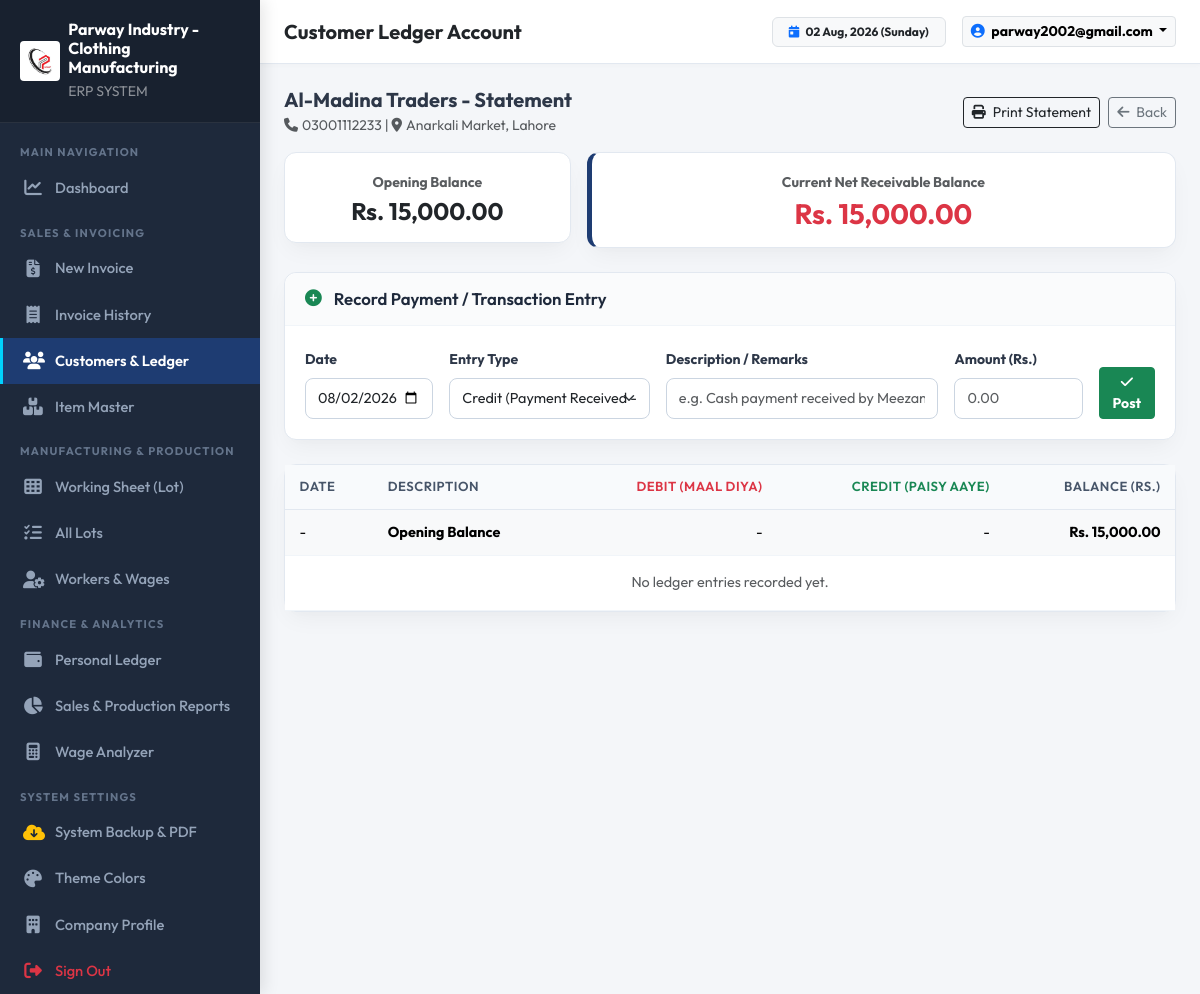
/modules/customers/ledger.php?id=1 (signed in), run on the app's committed database.
### tables this page shows
CREATE TABLE IF NOT EXISTS `settings` (
  `id` INT AUTO_INCREMENT PRIMARY KEY,
  `company_name` VARCHAR(150) NOT NULL DEFAULT 'Parway Industry',
  `logo` VARCHAR(255) DEFAULT '',
  `theme_primary_color` VARCHAR(20) DEFAULT '#2b5876',
  `theme_secondary_color` VARCHAR(20) DEFAULT '#4e4376',
  `address` TEXT,
  `phone` VARCHAR(50) DEFAULT '+92 300 1234567'
);

CREATE TABLE IF NOT EXISTS `customers` (
  `id` INT AUTO_INCREMENT PRIMARY KEY,
  `name` VARCHAR(100) NOT NULL,
  `phone` VARCHAR(30) DEFAULT '',
  `address` TEXT,
  `opening_balance` DECIMAL(12,2) DEFAULT 0.00,
  `created_at` DATETIME DEFAULT CURRENT_TIMESTAMP
);

### config/db.php (called while the page is built, shortened)
<?php
class Database {
    private static $instance = null;
    public static function getInstance() {
        if (self::$instance === null) {
            self::$instance = new Database();
        }
        return self::$instance->pdo;
    }
}
$pdo = Database::getInstance();
$settings = [
    'company_name' => 'Parway Industry',
    'theme_primary_color' => '#1e3c72',
    'theme_secondary_color' => '#2a5298',
    'sidebar_bg_color' => '#1e293b',
    'address' => 'Industrial Area, Faisalabad, Pakistan',
    'phone' => '+92 300 0000000',
    'email' => 'parway2002@gmail.com',
    'logo' => 'assets/uploads/logo/logo.png',
    'currency_symbol' => 'Rs.',
    'invoice_title' => 'SALES INVOICE',
    'invoice_footer_note' => 'Goods once sold are non-refundable. Thank you for your business!',
    'default_work_types' => 'Stitching, Cutting, Overlock, Packing, Pressing, Embroidery, Thread Cutting'
];
try {
    $stmt = $pdo->query("SELECT * FROM settings WHERE id = 1 LIMIT 1");
    $row = $stmt->fetch();
    if ($row) {
        $settings = array_merge($settings, array_filter($row, function($val) { return $val !== null && $val !== ''; }));
    }
} catch (Exception $e) {
}
function base_url($path = '') {
    $protocol = isset($_SERVER['HTTPS']) && $_SERVER['HTTPS'] === 'on' ? "https" : "http";
    $host = $_SERVER['HTTP_HOST'] ?? 'localhost';
    $doc_root = str_replace('\\', '/', $_SERVER['DOCUMENT_ROOT'] ?? '');
    $app_dir = str_replace('\\', '/', dirname(__DIR__));
    $relative = str_replace($doc_root, '', $app_dir);
    return rtrim($protocol . "://" . $host . $relative, '/') . '/' . ltrim($path, '/');
}
function format_rs($amount) {
    global $settings;
    $symbol = !empty($settings['currency_symbol']) ? $settings['currency_symbol'] : 'Rs.';
    return $symbol . ' ' . number_format((float)$amount, 2);
}
function recalculate_customer_balance($customer_id, $pdo = null) {
    $stmt = $pdo->prepare("SELECT opening_balance FROM customers WHERE id = ?");
    $stmt->execute([$customer_id]);
    $customer = $stmt->fetch();
    $running_balance = (float)($customer['opening_balance'] ?? 0);
    $stmt_entries = $pdo->prepare("SELECT id, type, amount FROM customer_ledger WHERE customer_id = ? ORDER BY date ASC, id ASC");
    $stmt_entries->execute([$customer_id]);
    $entries = $stmt_entries->fetchAll();
    return $running_balance;
}

### modules/customers/ledger.php (the view, shortened to what this page needs)
<?php
require_once __DIR__ . '/../../config/db.php';
$customer_id = isset($_GET['id']) ? (int)$_GET['id'] : 0;
$stmt = $pdo->prepare("SELECT * FROM customers WHERE id = ?");
$stmt->execute([$customer_id]);
$current_balance = recalculate_customer_balance($customer_id, $pdo);
require_once __DIR__ . '/../../includes/header.php';
?>
<div class="d-flex justify-content-between align-items-center mb-3 no-print">
  <div>
    <h5 class="fw-bold m-0"><?= htmlspecialchars($customer['name']) ?> - Statement</h5>
    <small class="text-muted"><i class="fa-solid fa-phone me-1"></i><?= htmlspecialchars($customer['phone'] ?: 'N/A') ?> | <i class="fa-solid fa-location-dot me-1"></i><?= htmlspecialchars($customer['address'] ?: 'N/A') ?></small>
  </div>
  <div class="d-flex gap-2">
    <button onclick="window.print()" class="btn btn-outline-dark btn-sm">
      <i class="fa-solid fa-print me-1"></i> Print Statement
    </button>
    <a href="<?= base_url('modules/customers/list.php') ?>" class="btn btn-outline-secondary btn-sm">
      <i class="fa-solid fa-arrow-left me-1"></i> Back
    </a>
  </div>
</div>
<div class="row g-3 mb-4 no-print">
  <div class="col-md-4">
    <div class="card-custom p-3 text-center mb-0">
      <small class="text-muted uppercase fw-bold">Opening Balance</small>
      <h4 class="fw-bold text-dark mt-1 mb-0"><?= format_rs($customer['opening_balance']) ?></h4>
    </div>
  </div>
  <div class="col-md-8">
    <div class="card-custom p-3 text-center mb-0" style="border-left: 5px solid var(--primary-color);">
      <small class="text-muted uppercase fw-bold">Current Net Receivable Balance</small>
      <h3 class="fw-bold mt-1 mb-0 <?= $current_balance > 0 ? 'text-danger' : ($current_balance < 0 ? 'text-success' : 'text-dark') ?>">
        <?= format_rs($current_balance) ?>
      </h3>
    </div>
  </div>
</div>
<div class="card-custom mb-4 no-print">
  <div class="card-custom-header">
    <h6 class="card-custom-title"><i class="fa-solid fa-plus-circle text-success me-1"></i> Record Payment / Transaction Entry</h6>
  </div>
  <div class="card-custom-body">
    <form action="" method="POST" class="row g-3">
      <div class="col-md-2">
        <label class="form-label small fw-bold">Date</label>
        <input type="date" name="date" class="form-control form-control-sm" value="<?= date('Y-m-d') ?>" required>
      </div>
      <div class="col-md-3">
        <label class="form-label small fw-bold">Entry Type</label>
        <select name="type" class="form-select form-select-sm" required>
          <option value="credit" selected>Credit (Payment Received - Cash/Bank)</option>
        </select>
      </div>
      <div class="col-md-4">
        <label class="form-label small fw-bold">Description / Remarks</label>
        <input type="text" name="description" class="form-control form-control-sm" placeholder="e.g. Cash payment received by Meezan Bank" required>
      </div>
      <div class="col-md-2">
        <label class="form-label small fw-bold">Amount (Rs.)</label>
        <input type="number" step="0.01" name="amount" class="form-control form-control-sm" placeholder="0.00" required>
      </div>
      <div class="col-md-1 d-flex align-items-end">
        <button type="submit" class="btn btn-success btn-sm w-100 fw-bold py-1.5"><i class="fa-solid fa-check"></i> Post</button>
      </div>
    </form>
  </div>
</div>
<div class="card-custom">
  <div class="card-custom-body p-0">
    <div class="table-responsive">
      <table class="table table-custom mb-0">
        <thead>
          <tr>
            <th>Date</th>
            <th>Description</th>
            <th class="text-end text-danger">Debit (Maal Diya)</th>
            <th class="text-end text-success">Credit (Paisy Aaye)</th>
            <th class="text-end">Balance (Rs.)</th>
          </tr>
        </thead>
        <tbody>
          <tr class="table-light">
            <td>-</td>
            <td><strong>Opening Balance</strong></td>
            <td class="text-end">-</td>
            <td class="text-end">-</td>
            <td class="text-end fw-bold"><?= format_rs($customer['opening_balance']) ?></td>
          </tr>
          <?php if (empty($entries)): ?>
            <tr><td colspan="5" class="text-center text-muted py-3">No ledger entries recorded yet.</td></tr>
          <?php endif; ?>
        </tbody>
      </table>
    </div>
  </div>
</div>
<?php require_once __DIR__ . '/../../includes/footer.php'; ?>

### includes/sidebar.php
<?php
$current_uri = $_SERVER['REQUEST_URI'] ?? '';
function is_active($page, $current_uri) {
    return (strpos($current_uri, $page) !== false) ? 'active' : '';
}
?>
<aside class="app-sidebar">
  <div class="sidebar-header d-flex align-items-center gap-2">
    <?php if (!empty($settings['logo']) && file_exists(__DIR__ . '/../' . $settings['logo'])): ?>
      <img src="<?= base_url($settings['logo']) ?>" alt="Logo" style="max-height: 40px; width: auto; object-fit: contain; background: #fff; padding: 2px; border-radius: 4px;">
    <?php else: ?>
      <i class="fa-solid fa-shirt brand-icon text-white fs-4"></i>
    <?php endif; ?>
    <div class="brand-text">
      <h6 class="m-0 fw-bold text-white"><?= htmlspecialchars($settings['company_name'] ?? 'PARWAY') ?></h6>
      <small class="text-white-50 uppercase fs-7">ERP SYSTEM</small>
    </div>
  </div>
  <div class="sidebar-menu">
    <div class="menu-label">Main Navigation</div>
    <ul class="list-unstyled m-0 p-0">
      <li>
        <a href="<?= base_url('modules/dashboard/index.php') ?>" class="<?= is_active('dashboard/index.php', $current_uri) ?>">
          <i class="fa-solid fa-chart-line"></i>
          <span>Dashboard</span>
        </a>
      </li>
    </ul>
    <div class="menu-label">Sales & Invoicing</div>
    <ul class="list-unstyled m-0 p-0">
      <li>
        <a href="<?= base_url('modules/invoice/create.php') ?>" class="<?= is_active('invoice/create.php', $current_uri) ?>">
          <i class="fa-solid fa-file-invoice-dollar"></i>
          <span>New Invoice</span>
        </a>
      </li>
      <li>
        <a href="<?= base_url('modules/invoice/list.php') ?>" class="<?= is_active('invoice/list.php', $current_uri) ?>">
          <i class="fa-solid fa-receipt"></i>
          <span>Invoice History</span>
        </a>
      </li>
      <li>
        <a href="<?= base_url('modules/customers/list.php') ?>" class="<?= is_active('customers/', $current_uri) ?>">
          <i class="fa-solid fa-users"></i>
          <span>Customers & Ledger</span>
        </a>
      </li>
      <li>
        <a href="<?= base_url('modules/items/list.php') ?>" class="<?= is_active('items/list.php', $current_uri) ?>">
          <i class="fa-solid fa-boxes-stacked"></i>
          <span>Item Master</span>
        </a>
      </li>
    </ul>
    <div class="menu-label">Manufacturing & Production</div>
    <ul class="list-unstyled m-0 p-0">
      <li>
        <a href="<?= base_url('modules/working_sheet/lot_entry.php') ?>" class="<?= is_active('lot_entry.php', $current_uri) ?>">
          <i class="fa-solid fa-table-cells"></i>
          <span>Working Sheet (Lot)</span>
        </a>
      </li>
      <li>
        <a href="<?= base_url('modules/working_sheet/lot_list.php') ?>" class="<?= is_active('lot_list.php', $current_uri) ?>">
          <i class="fa-solid fa-list-check"></i>
          <span>All Lots</span>
        </a>
      </li>
      <li>
        <a href="<?= base_url('modules/workers/list.php') ?>" class="<?= is_active('workers/', $current_uri) ?>">
          <i class="fa-solid fa-user-gear"></i>
          <span>Workers & Wages</span>
        </a>
      </li>
    </ul>
    <div class="menu-label">Finance & Analytics</div>
    <ul class="list-unstyled m-0 p-0">
      <li>
        <a href="<?= base_url('modules/personal_ledger/index.php') ?>" class="<?= is_active('personal_ledger/', $current_uri) ?>">
          <i class="fa-solid fa-wallet"></i>
          <span>Personal Ledger</span>
        </a>
      </li>
      <li>
        <a href="<?= base_url('modules/reports/daily.php') ?>" class="<?= is_active('reports/daily.php', $current_uri) ?>">
          <i class="fa-solid fa-chart-pie"></i>
          <span>Sales & Production Reports</span>
        </a>
      </li>
      <li>
        <a href="<?= base_url('modules/reports/wage_analyzer.php') ?>" class="<?= is_active('reports/wage_analyzer.php', $current_uri) ?>">
          <i class="fa-solid fa-calculator"></i>
          <span>Wage Analyzer</span>
        </a>
      </li>
    </ul>
    <div class="menu-label">System Settings</div>
    <ul class="list-unstyled m-0 p-0">
      <li>
        <a href="<?= base_url('modules/settings/backup.php') ?>" class="<?= is_active('settings/backup.php', $current_uri) ?>">
          <i class="fa-solid fa-cloud-arrow-down text-warning"></i>
          <span>System Backup & PDF</span>
        </a>
      </li>
      <li>
        <a href="<?= base_url('modules/settings/theme.php') ?>" class="<?= is_active('settings/theme.php', $current_uri) ?>">
          <i class="fa-solid fa-palette"></i>
          <span>Theme Colors</span>
        </a>
      </li>
      <li>
        <a href="<?= base_url('modules/settings/company_info.php') ?>" class="<?= is_active('settings/company_info.php', $current_uri) ?>">
          <i class="fa-solid fa-building"></i>
          <span>Company Profile</span>
        </a>
      </li>
      <li>
        <a href="<?= base_url('logout.php') ?>" class="text-danger">
          <i class="fa-solid fa-right-from-bracket"></i>
          <span>Sign Out</span>
        </a>
      </li>
    </ul>
  </div>
</aside>

### assets/css/style.css (style rules this page uses)
:root { --primary-color: #1e3c72; --secondary-color: #2a5298; --accent-color: #00d2ff; --sidebar-bg: #1e293b; --sidebar-text: #94a3b8; --sidebar-active-bg: rgba(255, 255, 255, 0.12); --card-shadow: 0 10px 25px -5px rgba(0, 0, 0, 0.05), 0 8px 10px -6px rgba(0, 0, 0, 0.01); }
body { font-family: 'Outfit', -apple-system, BlinkMacSystemFont, "Segoe UI", Roboto, sans-serif; background: #f4f6f9; color: #2d3748; min-height: 100vh; margin: 0; }
.app-sidebar { width: 260px; background: var(--sidebar-bg); color: #fff; flex-shrink: 0; display: flex; flex-direction: column; transition: all 0.3s ease; z-index: 1045; box-shadow: 4px 0 15px rgba(0,0,0,0.1); }
.sidebar-header { padding: 1.25rem 1.25rem; background: rgba(0,0,0,0.2); border-bottom: 1px solid rgba(255,255,255,0.08); }
.sidebar-menu, .sidebar-menu ul, .sidebar-menu li { list-style: none !important; list-style-type: none !important; padding: 0 !important; margin: 0 !important; }
.sidebar-menu { flex: 1; overflow-y: auto; padding-top: 0.5rem !important; }
.sidebar-menu .menu-label { padding: 0.85rem 1.25rem 0.25rem; font-size: 0.7rem; text-transform: uppercase; letter-spacing: 1.2px; color: #64748b; font-weight: 700; }
.sidebar-menu a { display: flex; align-items: center; gap: 0.75rem; padding: 0.75rem 1.25rem; color: var(--sidebar-text); text-decoration: none; font-weight: 500; font-size: 0.92rem; transition: all 0.2s ease; border-left: 3px solid transparent; }
.sidebar-menu a.active { color: #fff; background: var(--primary-color); border-left-color: var(--accent-color); font-weight: 600; }
.sidebar-menu a i { width: 20px; text-align: center; font-size: 1.1rem; }
.card-custom { background: #fff; border: 1px solid #e2e8f0; border-radius: 12px; box-shadow: var(--card-shadow); margin-bottom: 1.5rem; }
.card-custom-header { padding: 1rem 1.25rem; border-bottom: 1px solid #f1f5f9; display: flex; align-items: center; justify-content: space-between; background: #fafbfc; border-top-left-radius: 12px; border-top-right-radius: 12px; }
.card-custom-title { font-size: 1.05rem; font-weight: 600; color: #1e293b; margin: 0; display: flex; align-items: center; gap: 0.5rem; }
.card-custom-body { padding: 1.25rem; }
.table-custom { width: 100%; border-collapse: separate; border-spacing: 0; }
.table-custom th { background: #f8fafc; color: #475569; font-weight: 600; font-size: 0.82rem; text-transform: uppercase; letter-spacing: 0.5px; padding: 0.75rem 0.9rem; border-bottom: 1px solid #e2e8f0; white-space: nowrap; }
.table-custom td { padding: 0.75rem 0.9rem; border-bottom: 1px solid #f1f5f9; vertical-align: middle; font-size: 0.9rem; }
.form-control, .form-select { border-radius: 8px; border: 1px solid #cbd5e1; padding: 0.55rem 0.75rem; font-size: 0.9rem; }

### data on the page
settings: company_name "Parway Industry - Clothing Manufacturing"
customers: name "Al-Madina Traders", phone "03001112233", address "Anarkali Market, Lahore", opening_balance "Rs. 15,000.00"

### other printed values
$page_title "Customer Ledger Account"
$_SESSION['username'] "parway2002@gmail.com"
